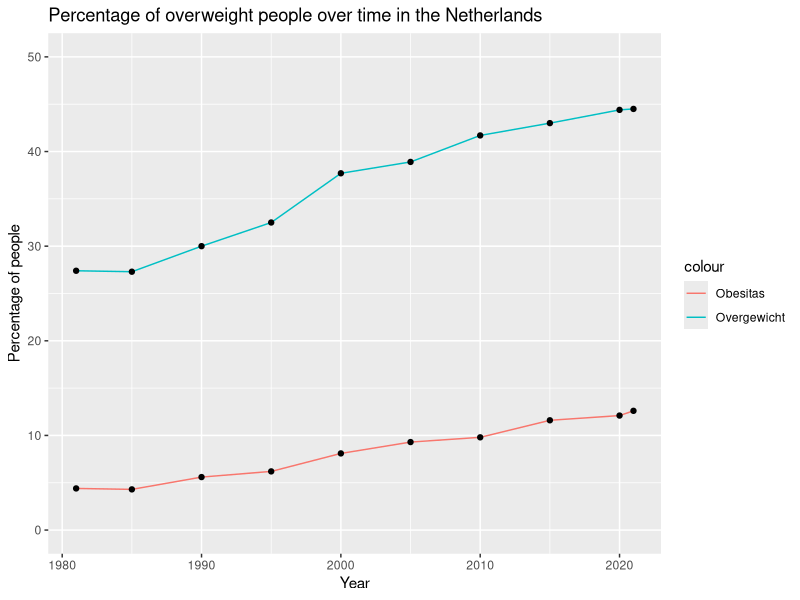
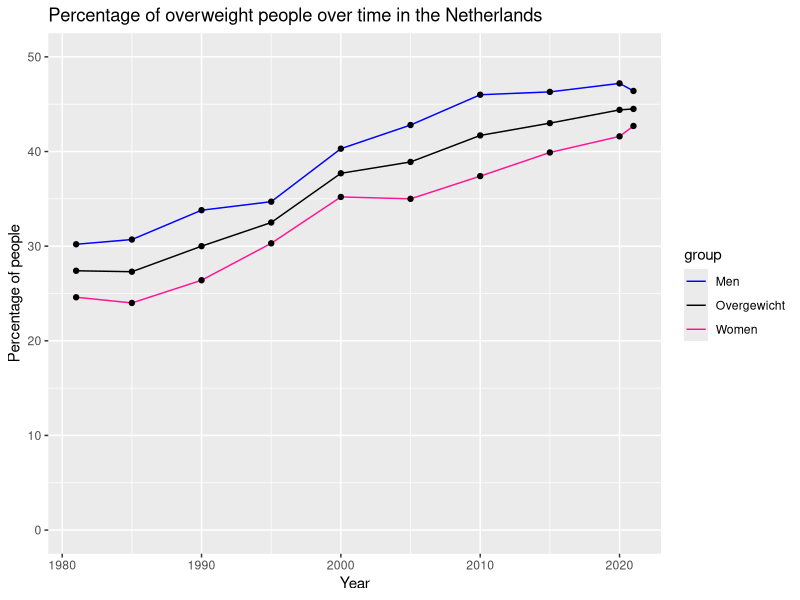

Reproduce these figures in R, in order.
## ---- chunk 1
#install.packages("tidyverse")
#install.packages("yaml")
#install.packages("rmarkdown")
#install.packages()
## ---- chunk 2
require(tidyverse)
require(rmarkdown)
require(yaml)
library(readxl)
## ---- chunk 3
gewicht_regios <- read_xlsx("data/Gezondheidsmonitor__regio__2024_04062026_114221.xlsx")
saveRDS(gewicht_regios, "data/gewicht_regios.rds")

overgewicht_over_tijd <- read_xlsx("data/Lengte__onder__en_overgewicht_vanaf_1981_04062026_120636.xlsx")
saveRDS(overgewicht_over_tijd, "data/overgewicht_over_tijd.rds")

inkomen_dataset <- read_xlsx("data/Inkomens_Huishouden.xlsx")
saveRDS(inkomen_dataset, "data/inkomen_dataset.rds")

opleiding_dataset <- read_xlsx("data/Onderwijs_per_provincie.xlsx")
saveRDS(opleiding_dataset, "data/opleiding_dataset.rds")


## ---- chunk 4



## ---- chunk 5
overgewicht_1981 = overgewicht_over_tijd[1,5]
overgewicht_2021 = overgewicht_over_tijd[10,5]

## ---- chunk 6
time_all_ages <- overgewicht_over_tijd[[4]][1:10]
perc_overgewicht <- overgewicht_over_tijd[[5]][1:10]
perc_obesitas <- overgewicht_over_tijd[[7]][1:10]
perc_men <- overgewicht_over_tijd[[5]][40:49]
perc_women <- overgewicht_over_tijd[[5]][79:88]
## ---- chunk 7
opleiding_provincie <- opleiding_dataset[c(1, 6:17),]

hoogopgeleide_provincie <- data.frame(Regio = opleiding_provincie[[4]],
                          Percentage_hoogopgeleide = opleiding_provincie[[9]] + opleiding_provincie[[10]])

middelopgeleide_provincie <- data.frame(Regio = opleiding_provincie[[4]],
                            Percentage_middelopgeleide = opleiding_provincie[[8]])


laagopgeleide_provincie <- data.frame(Regio = opleiding_provincie[[4]],
                          Percentage_laagopgeleide = opleiding_provincie[[6]] + opleiding_provincie[[7]])

## ---- chunk 8
inkomen_provincie <- inkomen_dataset[1:13,]
gemiddeld_inkomen <- data.frame(Regio = inkomen_provincie[[4]],
                                "Gemiddeld_inkomen(x 1000)" = inkomen_provincie[[6]])
## ---- chunk 9
data_regios <- gewicht_regios[grepl("\\(GG\\)", gewicht_regios[[3]] ), 3:12]
## ---- chunk 10
opleidingsniveau_provincies <- full_join(full_join(laagopgeleide_provincie, middelopgeleide_provincie), hoogopgeleide_provincie)
## ---- chunk 11

data_analysis <- function(regio1 = 0, data1 = 0, regio2 = 0, data2 = 0, regio3 = 0, data3 = 0, regio4 = 0, data4 = 0, regio5 = 0,  data5 = 0){
  totaal_provincie <- regio1 + regio2 + regio3 + regio4
  data_provincie <- ((regio1 / totaal_provincie) * data1) + ((regio2 / totaal_provincie) * data2) + ((regio3 / totaal_provincie) * data3) + ((regio4 / totaal_provincie) * data4)  
  
  return(data_provincie)
  
}

## ---- chunk 12
groningen <- 601286

friesland <- 665208

drenthe <- 508109

ijsselland <- 555879
twente <- 646496

flevoland <- 462816

noord_oost_gelderland <- 851876
gelderland_midden <- 731773
gelderland_zuid <- 589699

utrecht <- 1415104

hollands_noorden <- 687079
zaanstreek <- 354021
kennemerland <- 570752
amsterdam <- 1151282
gooi <- 246252

haaglanden <- 1176111
hollands_midden <- 854306
rotterdam <- 1376801
zuid_holland_zuid <- 475490

zeeland <- 394538

west_brabant <-734825
hart_brabant <- 1122960
brabant_zuidoost <- 819169

limburg_noord <- 537019
limburg_zuid <- 601355

nederland <- groningen + friesland + drenthe + ijsselland + twente +flevoland + noord_oost_gelderland + gelderland_midden + gelderland_zuid + utrecht + hollands_noorden + zaanstreek + kennemerland +amsterdam + gooi + haaglanden + hollands_midden + rotterdam + zuid_holland_zuid + zeeland + west_brabant + hart_brabant + brabant_zuidoost + limburg_noord + limburg_zuid
## ---- chunk 13
gezondheids_data_provincies <- rbind(Nederland = data_nederland <- data_analysis(nederland, gewicht_regios[1, 4:12]),
                              Groningen = data_groningen <- data_analysis(groningen, data_regios[1, 2:10]),

                              Friesland = data_friesland <- data_analysis(friesland, data_regios[24, 2:10]),

                              Drenthe = data_drenthe <- data_analysis(drenthe , data_regios[2, 2:10]),

                              Overrijsel = data_overrijsel <- data_analysis(ijsselland, data_regios[3,2:10], twente, data_regios[4,2:10]),

                              Flevoland = data_flevoland <- data_analysis(flevoland , data_regios[8, 2:10]),
      
                              Gelderland = data_gelderland <- data_analysis(noord_oost_gelderland, data_regios[5, 2:10], gelderland_midden, data_regios[6, 2:10], gelderland_zuid, data_regios[7, 2:10]),
                              
                              Utrecht = data_utrecht <- data_analysis(utrecht, data_regios[9, 2:10]),
                              
                              Noord_Holland = data_noord_holland <- data_analysis(hollands_noorden , data_regios[10, 2:10], zaanstreek, data_regios[25, 2:10], kennemerland, data_regios[11, 2:10], amsterdam, data_regios[12, 2:10], gooi, data_regios[13, 2:10]),

                              Zuid_Holland = data_zuid_holland <- data_analysis(haaglanden, data_regios[23, 2:10], hollands_midden, data_regios[14, 2:10], rotterdam, data_regios[15, 2:10], zuid_holland_zuid, data_regios[16, 2:10]),

                              Zeeland = data_zeeland <- data_analysis(zeeland , data_regios[17, 2:10]),

                              Brabant = data_brabant <- data_analysis(west_brabant, data_regios[18, 2:10], hart_brabant, data_regios[19, 2:10], brabant_zuidoost, data_regios[20, 2:10]),

                              Limburg = data_limburg <- data_analysis(limburg_noord, data_regios[21, 2:10], limburg_zuid, data_regios[22, 2:10]))

gezondheids_data_provincies <- as.data.frame(gezondheids_data_provincies)
## ---- chunk 14
Overgewicht_provincies <- gezondheids_data_provincies[c(3, 4)]
## ---- chunk 15
proc_ver_overgewicht = ((overgewicht_2021 - overgewicht_1981) / overgewicht_1981) * 100
## ---- chunk 16

## ---- chunk 17
ggplot() +
  geom_line(aes(x = time_all_ages,
                y = perc_overgewicht,
                color = "Overgewicht")) +
  geom_line(aes(x = time_all_ages,
                y = perc_obesitas,
                color = "Obesitas")) +
    geom_point(aes(x = time_all_ages,
                 y = perc_overgewicht)) +
  geom_point(aes(x = time_all_ages,
                 y = perc_obesitas)) +
  ylim(0,50) +
  labs(title = "Percentage of overweight people over time in the Netherlands",
       x = "Year",
       y = "Percentage of people")

## ---- chunk 18

## ---- chunk 19

ggplot() +
  geom_line(aes(x = time_all_ages,
                y = perc_overgewicht,
                color = "Overgewicht")) +
  geom_line(aes(x = time_all_ages,
                y = perc_men,
                color = "Men")) +
  geom_line(aes(x = time_all_ages,
                y = perc_women,
                color = "Women")) +
  geom_point(aes(x = time_all_ages,
                y = perc_overgewicht)) +
  geom_point(aes(x = time_all_ages,
                 y = perc_men)) +
  geom_point(aes(x= time_all_ages,
              y = perc_women))  +
  scale_color_manual( values = c("Overgewicht" = "black",
                                 "Men" = "blue",
                                 "Women" = "deeppink")) +
  ylim(0,50) +
  labs(title = "Percentage of overweight people over time in the Netherlands",
       x = "Year",
       y = "Percentage of people",
       color = "group")

## ---- chunk 20
